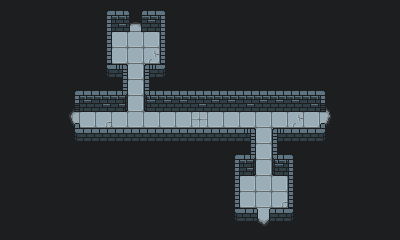

A level layout from a 2D game, rendered from its tile map. Below: a short description, then the map file with its tile-grid data intact:
An orthogonal 25x15 tile map with 16x16 px tiles, 5 tile layers (Tile Layer 1, Tile Layer 2, Tile Layer 3, Tile Layer 4, ...) and 7 objects.

<map version="1.5" tiledversion="1.6.0" orientation="orthogonal" renderorder="right-down" width="25" height="15" tilewidth="16" tileheight="16" infinite="0" nextlayerid="7" nextobjectid="8">
 <tileset firstgid="1" source="tile_revision.tsx" />
 <layer id="1" name="Tile Layer 1" width="25" height="15">
  <data encoding="csv">
57,57,57,57,57,57,1,4,4,4,6,57,57,57,57,57,57,57,57,57,57,57,57,57,57,
57,57,57,57,57,57,11,12,12,15,16,57,57,57,57,57,57,57,57,57,57,57,57,57,57,
57,57,57,57,57,57,11,34,34,34,16,57,57,57,57,57,57,57,57,57,57,57,57,57,57,
57,57,57,57,57,57,11,34,33,22,16,57,57,57,57,57,57,57,57,57,57,57,57,57,57,
57,57,57,57,57,57,41,18,34,17,46,57,57,57,57,57,57,57,57,57,57,57,57,57,57,
57,57,57,57,1,2,2,28,33,27,5,5,5,5,5,5,5,5,5,5,6,57,57,57,57,
57,57,57,57,11,14,12,38,33,37,14,14,12,14,14,12,14,14,14,12,16,57,57,57,57,
57,57,57,57,11,33,23,33,33,33,33,33,24,33,33,33,33,33,22,33,16,57,57,57,57,
57,57,57,57,41,45,45,45,45,45,45,45,45,45,45,18,33,17,44,45,46,57,57,57,57,
57,57,57,57,57,57,57,57,57,57,57,57,57,57,1,28,33,27,6,57,57,57,57,57,57,
57,57,57,57,57,57,57,57,57,57,57,57,57,57,11,38,34,37,16,57,57,57,57,57,57,
57,57,57,57,57,57,57,57,57,57,57,57,57,57,11,34,34,34,16,57,57,57,57,57,57,
57,57,57,57,57,57,57,57,57,57,57,57,57,57,11,34,34,25,16,57,57,57,57,57,57,
57,57,57,57,57,57,57,57,57,57,57,57,57,57,41,42,44,45,46,57,57,57,57,57,57,
57,57,57,57,57,57,57,57,57,57,57,57,57,57,57,57,52,57,57,57,57,57,57,57,57
</data>
 </layer>
 <layer id="2" name="Tile Layer 2" width="25" height="15">
  <data encoding="csv">
0,0,0,0,0,0,0,0,3,0,0,0,0,0,0,0,0,0,0,0,0,0,0,0,0,
0,0,0,0,0,0,0,0,13,0,0,0,0,0,0,0,0,0,0,0,0,0,0,0,0,
0,0,0,0,0,0,0,0,0,0,0,0,0,0,0,0,0,0,0,0,0,0,0,0,0,
0,0,0,0,0,0,0,0,0,0,0,0,0,0,0,0,0,0,0,0,0,0,0,0,0,
0,0,0,0,0,0,0,0,0,0,0,0,0,0,0,0,0,0,0,0,0,0,0,0,0,
0,0,0,0,0,0,0,0,0,0,0,0,0,0,0,0,0,0,0,0,0,0,0,0,0,
0,0,0,0,0,0,0,0,0,0,0,0,0,0,0,0,0,0,0,0,0,0,0,0,0,
0,0,0,0,0,0,0,0,0,0,0,0,0,0,0,0,0,0,0,0,0,0,0,0,0,
0,0,0,0,0,0,0,0,0,0,0,0,0,0,0,0,0,0,0,0,0,0,0,0,0,
0,0,0,0,0,0,0,0,0,0,0,0,0,0,0,0,0,0,0,0,0,0,0,0,0,
0,0,0,0,0,0,0,0,0,0,0,0,0,0,0,0,0,0,0,0,0,0,0,0,0,
0,0,0,0,0,0,0,0,0,0,0,0,0,0,0,0,0,0,0,0,0,0,0,0,0,
0,0,0,0,0,0,0,0,0,0,0,0,0,0,0,0,0,0,0,0,0,0,0,0,0,
0,0,0,0,0,0,0,0,0,0,0,0,0,0,0,0,0,0,0,0,0,0,0,0,0,
0,0,0,0,0,0,0,0,0,0,0,0,0,0,0,0,0,0,0,0,0,0,0,0,0
</data>
 </layer>
 <layer id="3" name="Tile Layer 3" width="25" height="15">
  <data encoding="csv">
0,0,0,0,0,0,0,0,0,0,0,0,0,0,0,0,0,0,0,0,0,0,0,0,0,
0,0,0,0,0,0,0,0,0,0,0,0,0,0,0,0,0,0,0,0,0,0,0,0,0,
0,0,0,0,0,0,0,0,0,0,0,0,0,0,0,0,0,0,0,0,0,0,0,0,0,
0,0,0,0,0,0,0,0,0,0,0,0,0,0,0,0,0,0,0,0,0,0,0,0,0,
0,0,0,0,0,0,0,0,0,0,0,0,0,0,0,0,0,0,0,0,0,0,0,0,0,
0,0,0,0,0,0,0,0,0,0,0,0,0,0,0,0,0,0,0,0,0,0,0,0,0,
0,0,0,0,21,0,0,0,0,0,0,0,0,0,0,0,0,0,0,0,0,0,0,0,0,
0,0,0,0,31,0,0,0,0,0,0,0,0,0,0,0,0,0,0,0,0,0,0,0,0,
0,0,0,0,0,0,0,0,0,0,0,0,0,0,0,0,0,0,0,0,0,0,0,0,0,
0,0,0,0,0,0,0,0,0,0,0,0,0,0,0,0,0,0,0,0,0,0,0,0,0,
0,0,0,0,0,0,0,0,0,0,0,0,0,0,0,0,0,0,0,0,0,0,0,0,0,
0,0,0,0,0,0,0,0,0,0,0,0,0,0,0,0,0,0,0,0,0,0,0,0,0,
0,0,0,0,0,0,0,0,0,0,0,0,0,0,0,0,0,0,0,0,0,0,0,0,0,
0,0,0,0,0,0,0,0,0,0,0,0,0,0,0,0,0,0,0,0,0,0,0,0,0,
0,0,0,0,0,0,0,0,0,0,0,0,0,0,0,0,0,0,0,0,0,0,0,0,0
</data>
 </layer>
 <layer id="4" name="Tile Layer 4" width="25" height="15">
  <data encoding="csv">
0,0,0,0,0,0,0,0,0,0,0,0,0,0,0,0,0,0,0,0,0,0,0,0,0,
0,0,0,0,0,0,0,0,0,0,0,0,0,0,0,0,0,0,0,0,0,0,0,0,0,
0,0,0,0,0,0,0,0,0,0,0,0,0,0,0,0,0,0,0,0,0,0,0,0,0,
0,0,0,0,0,0,0,0,0,0,0,0,0,0,0,0,0,0,0,0,0,0,0,0,0,
0,0,0,0,0,0,0,0,0,0,0,0,0,0,0,0,0,0,0,0,0,0,0,0,0,
0,0,0,0,0,0,0,0,0,0,0,0,0,0,0,0,0,0,0,0,0,0,0,0,0,
0,0,0,0,0,0,0,0,0,0,0,0,0,0,0,0,0,0,0,0,0,0,0,0,0,
0,0,0,0,0,0,0,0,0,0,0,0,0,0,0,0,0,0,0,0,0,0,0,0,0,
0,0,0,0,0,0,0,0,0,0,0,0,0,0,0,0,0,0,0,0,0,0,0,0,0,
0,0,0,0,0,0,0,0,0,0,0,0,0,0,0,0,0,0,0,0,0,0,0,0,0,
0,0,0,0,0,0,0,0,0,0,0,0,0,0,0,0,0,0,0,0,0,0,0,0,0,
0,0,0,0,0,0,0,0,0,0,0,0,0,0,0,0,0,0,0,0,0,0,0,0,0,
0,0,0,0,0,0,0,0,0,0,0,0,0,0,0,0,0,0,0,0,0,0,0,0,0,
0,0,0,0,0,0,0,0,0,0,0,0,0,0,0,0,43,0,0,0,0,0,0,0,0,
0,0,0,0,0,0,0,0,0,0,0,0,0,0,0,0,53,0,0,0,0,0,0,0,0
</data>
 </layer>
 <layer id="5" name="Tile Layer 5" width="25" height="15">
  <data encoding="csv">
0,0,0,0,0,0,0,0,0,0,0,0,0,0,0,0,0,0,0,0,0,0,0,0,0,
0,0,0,0,0,0,0,0,0,0,0,0,0,0,0,0,0,0,0,0,0,0,0,0,0,
0,0,0,0,0,0,0,0,0,0,0,0,0,0,0,0,0,0,0,0,0,0,0,0,0,
0,0,0,0,0,0,0,0,0,0,0,0,0,0,0,0,0,0,0,0,0,0,0,0,0,
0,0,0,0,0,0,0,0,0,0,0,0,0,0,0,0,0,0,0,0,0,0,0,0,0,
0,0,0,0,0,0,0,0,0,0,0,0,0,0,0,0,0,0,0,0,0,0,0,0,0,
0,0,0,0,0,0,0,0,0,0,0,0,0,0,0,0,0,0,0,0,26,0,0,0,0,
0,0,0,0,0,0,0,0,0,0,0,0,0,0,0,0,0,0,0,0,36,0,0,0,0,
0,0,0,0,0,0,0,0,0,0,0,0,0,0,0,0,0,0,0,0,0,0,0,0,0,
0,0,0,0,0,0,0,0,0,0,0,0,0,0,0,0,0,0,0,0,0,0,0,0,0,
0,0,0,0,0,0,0,0,0,0,0,0,0,0,0,0,0,0,0,0,0,0,0,0,0,
0,0,0,0,0,0,0,0,0,0,0,0,0,0,0,0,0,0,0,0,0,0,0,0,0,
0,0,0,0,0,0,0,0,0,0,0,0,0,0,0,0,0,0,0,0,0,0,0,0,0,
0,0,0,0,0,0,0,0,0,0,0,0,0,0,0,0,0,0,0,0,0,0,0,0,0,
0,0,0,0,0,0,0,0,0,0,0,0,0,0,0,0,0,0,0,0,0,0,0,0,0
</data>
 </layer>
 <objectgroup id="6" name="objects">
  <object id="1" x="298.75" y="127.25">
   <properties>
    <property name="east" value="" />
   </properties>
   <point />
  </object>
  <object id="2" x="185.333" y="126">
   <properties>
    <property name="spawn" value="" />
   </properties>
   <point />
  </object>
  <object id="3" x="72.6667" y="127">
   <properties>
    <property name="west" value="" />
   </properties>
   <point />
  </object>
  <object id="4" x="122" y="46.3333">
   <properties>
    <property name="north" value="" />
   </properties>
   <point />
  </object>
  <object id="5" x="250.333" y="206.667">
   <properties>
    <property name="south" value="" />
   </properties>
   <point />
  </object>
  <object id="6" x="251" y="158">
   <properties>
    <property name="spawn" value="" />
   </properties>
   <point />
  </object>
  <object id="7" x="121.333" y="94.3333">
   <properties>
    <property name="spawn" value="" />
   </properties>
   <point />
  </object>
 </objectgroup>
</map>